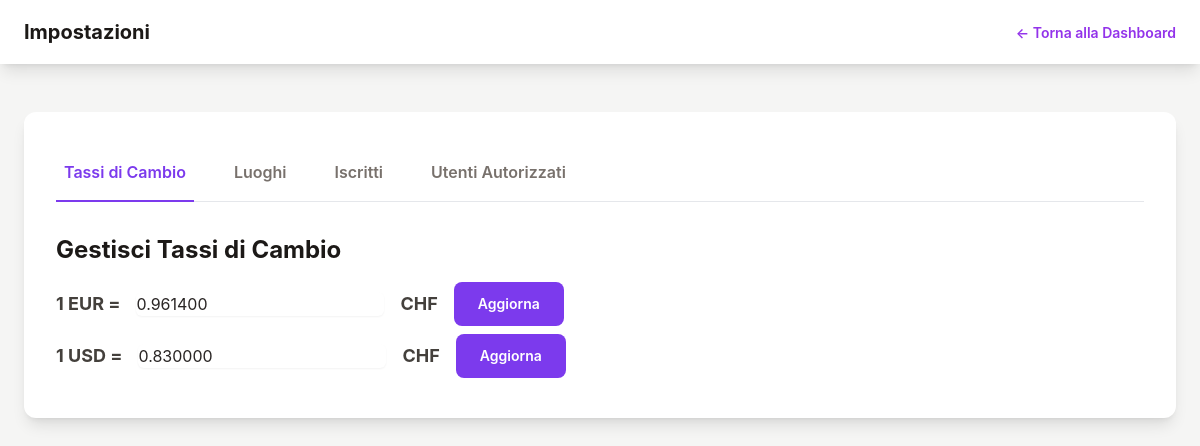
/admin/impostazioni.php (signed in), run on the app's committed database.
### tables this page shows
CREATE TABLE `tassi_cambio` (
  `id` int(11) NOT NULL,
  `valuta` varchar(3) NOT NULL,
  `tasso_a_chf` decimal(10,6) NOT NULL
);

### admin/impostazioni.php (the view, shortened to what this page needs)
<?php
require_once '../page/config.php';
try {
    $pdo = connect_db();
} catch (PDOException $e) {
    die("Impossibile connettersi al database: " . $e->getMessage());
}
$tassi = $pdo->query("SELECT * FROM tassi_cambio ORDER BY valuta ASC")->fetchAll(PDO::FETCH_ASSOC);
?>
<!DOCTYPE html>
<html lang="it">
<head>
    <script src="https://cdn.tailwindcss.com"></script>
    <link rel="stylesheet" href="/usa/assets/css/style.css">
</head>
<body class="bg-stone-100">
    <header class="bg-white text-stone-800 shadow-lg">
        <div class="main-container flex justify-between items-center h-16">
            <h1 class="text-xl font-bold">Impostazioni</h1>
            <div>
                <a href="index.php" class="text-sm font-semibold text-purple-600 hover:underline">&larr; Torna alla Dashboard</a>
            </div>
        </div>
    </header>
    <main class="main-container py-12">
        <div class="bg-white p-8 rounded-xl shadow-lg">
            <div class="border-b border-gray-200">
                <nav class="-mb-px flex space-x-8" aria-label="Tabs">
                    <button class="tab-button active" data-target="tassi">Tassi di Cambio</button>
                    <button class="tab-button" data-target="luoghi">Luoghi</button>
                    <button class="tab-button" data-target="iscritti">Iscritti</button>
                    <button class="tab-button" data-target="utenti">Utenti Autorizzati</button>
                </nav>
            </div>
            <div class="mt-8">
                <div id="tassi" class="tab-content">
                    <h3 class="text-2xl font-bold text-stone-900 mb-4">Gestisci Tassi di Cambio</h3>
                    <?php foreach ($tassi as $tasso): ?>
                        <form action="impostazioni.php" method="POST" class="flex items-center gap-4 mb-2">
                            <label class="font-bold text-lg text-stone-700">1 <?php echo htmlspecialchars($tasso['valuta']); ?> =</label>
                            <input type="number" step="0.000001" name="tasso_a_chf" value="<?php echo htmlspecialchars($tasso['tasso_a_chf']); ?>" class="rounded-md border-stone-300 shadow-sm">
                            <span class="font-bold text-lg text-stone-700">CHF</span>
                            <button type="submit" name="action" value="aggiorna_tasso" class="nav-button text-sm">Aggiorna</button>
                        </form>
                    <?php endforeach; ?>
                </div>
            </div>
        </div>
    </main>
</body>
</html>

### assets/css/style.css (style rules this page uses)
body { font-family: 'Inter', sans-serif; background-color: #f5f5f4; color: #292524; line-height: 1.65; }
h1, h2, h3, h4, h5, h6 { color: #1c1917; font-weight: 700; }
a { color: #7c3aed; transition: color 0.2s ease-in-out; }
.main-container { max-width: 80rem; margin-left: auto; margin-right: auto; padding-left: 1rem; padding-right: 1rem; }
@media (min-width: 640px) { .main-container { padding-left: 1.5rem; padding-right: 1.5rem; } }
.nav-button { display: inline-block; padding: 0.5rem 0.75rem; font-size: 0.875rem; white-space: nowrap; background-color: #7c3aed; color: white; font-weight: 600; border-radius: 0.5rem; transition: background-color 0.2s ease-in-out; text-decoration: none; }
@media (min-width: 768px) { .nav-button { padding: 0.75rem 1.5rem; font-size: 1rem; } }

### admin/impostazioni.php (style rules this page uses)
.tab-button { padding: 1rem 0.5rem; border-bottom: 2px solid transparent; font-weight: 600; color: #78716c; transition: all 0.2s ease-in-out; }
.tab-button.active { color: #7c3aed; border-color: #7c3aed; }

### data on the page
tassi_cambio: valuta "EUR", tasso_a_chf "0.961400"
tassi_cambio: valuta "USD", tasso_a_chf "0.830000"
